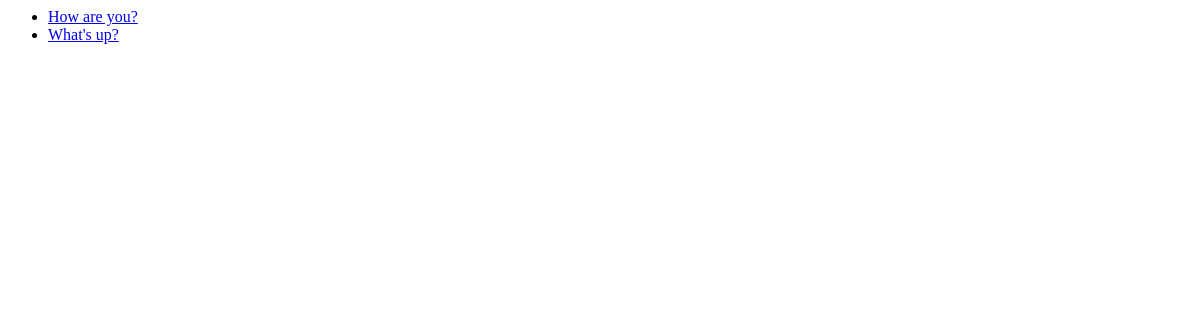
/polls/, run on an earlier commit of the app's database.
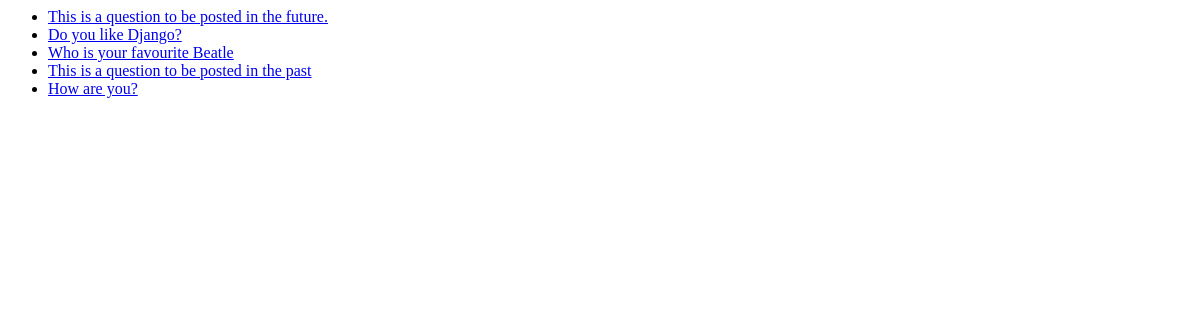
And on a later commit of the database.
### polls/models.py (models this page shows, shortened)
class Question(models.Model):
    question_text = models.CharField(max_length=200)
    pub_date = models.DateTimeField('date published')
    def was_published_recently(self):
        now = timezone.now()
        return now - datetime.timedelta(days=1) <= self.pub_date <= now
    was_published_recently.admin_order_field = 'pub_date'
    was_published_recently.boolean = True
    was_published_recently.short_description = 'Published recently?'

### polls/views.py (the view)
def index(request):
    latest_question_list = Question.objects.all().order_by('-pub_date')[:5]
    context = {'latest_question_list': latest_question_list}
    return render(request, 'polls/index.html', context)

### polls/templates/polls/index.html
{% if latest_question_list %}
    <ul>
    {% for question in latest_question_list %}
        <li><a href="{% url 'polls:detail' question.id %}">{{ question.question_text }}</a></li>
    {% endfor %}
    </ul>
{% else %}
    <p>No polls are available.</p>
{% endif %}

What changed in the data, as far as the page shows it:
no longer on this page (row unchanged): Question: question_text "What's up?"
added Question: question_text "This is a question to be posted in the future."
added Question: question_text "Do you like Django?"
added Question: question_text "Who is your favourite Beatle"
added Question: question_text "This is a question to be posted in the past"
